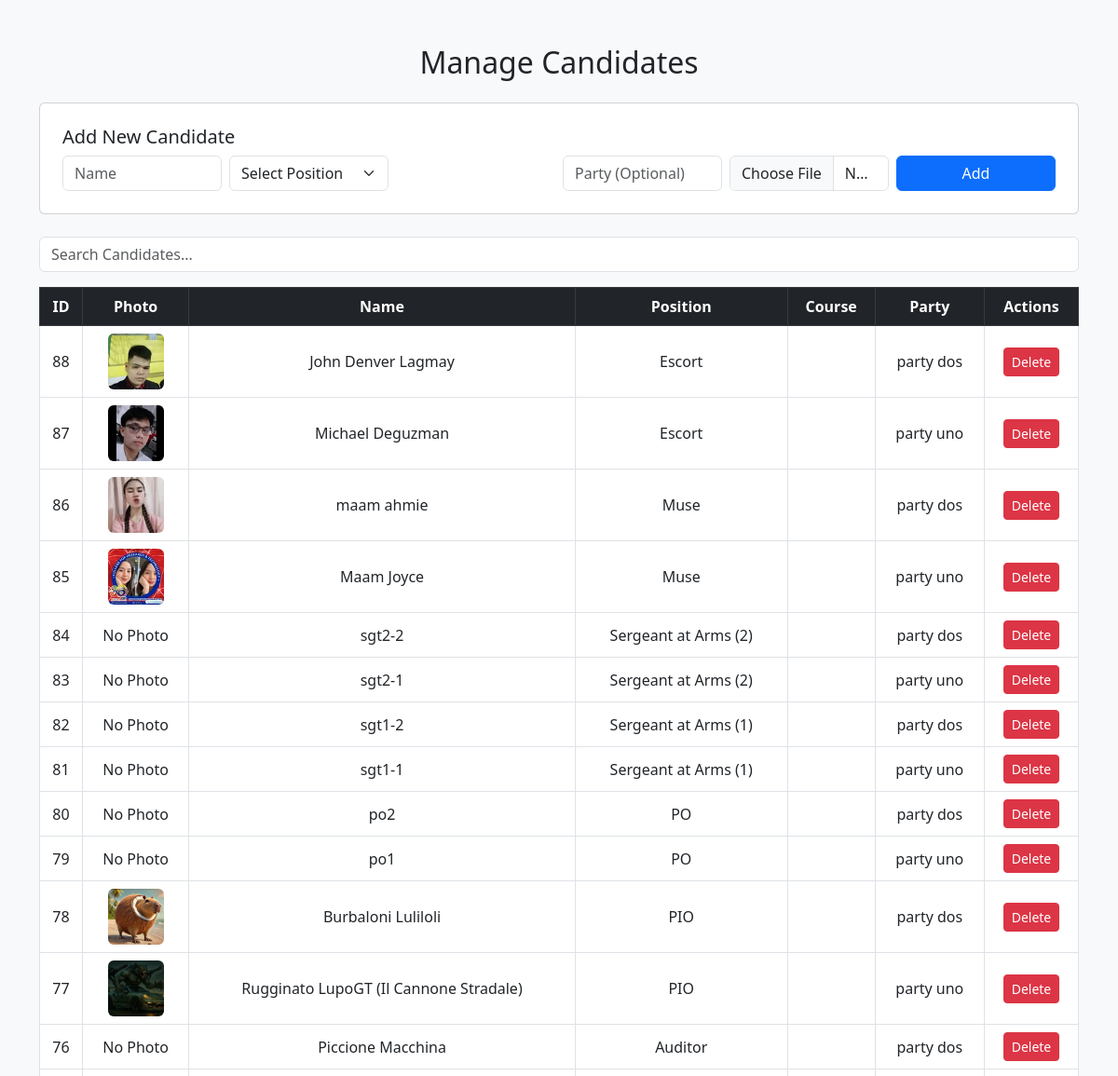
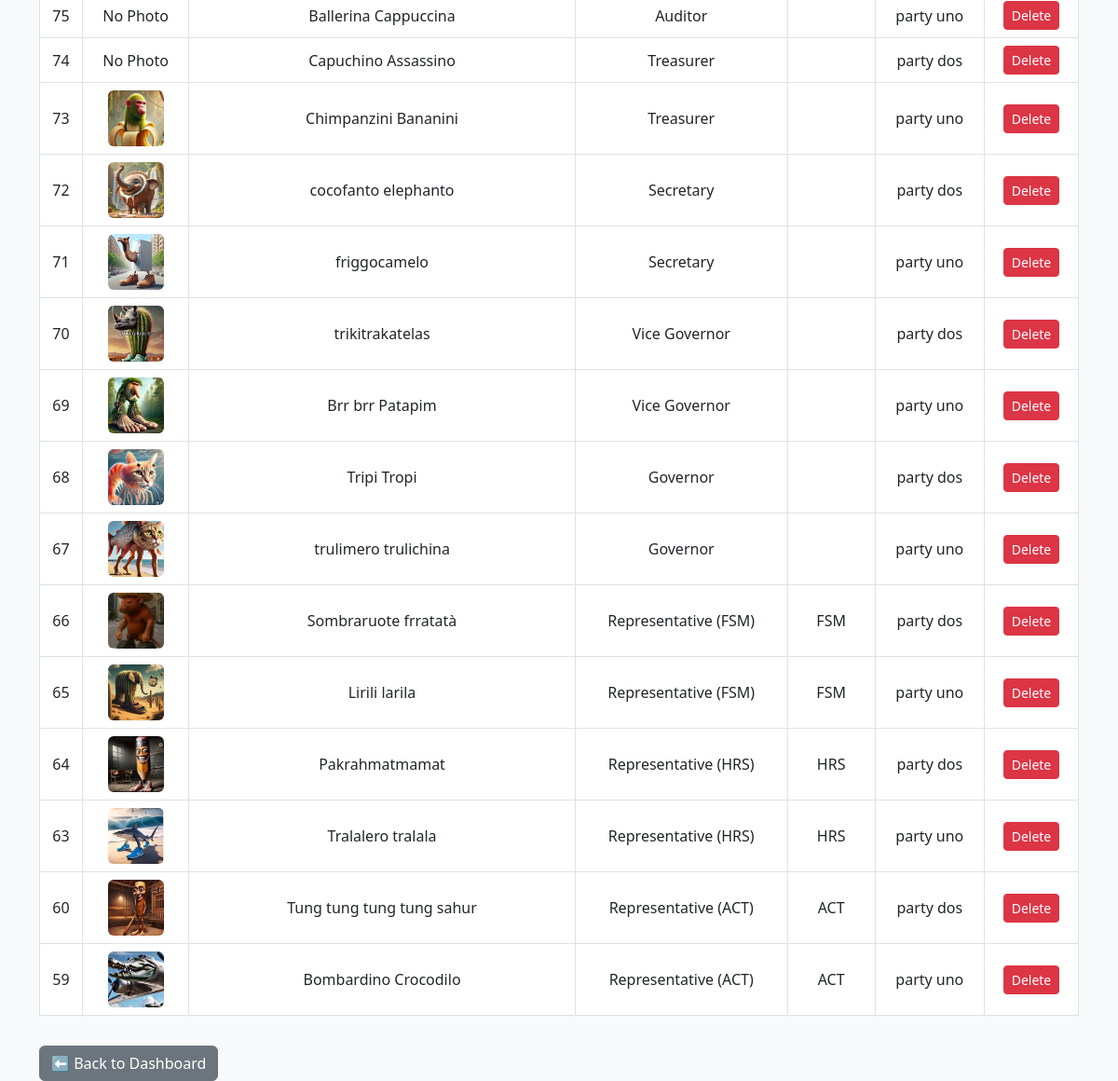
/manage_candidates.php (signed in), run on the app's committed database (2 pictures, top to bottom).
### tables this page shows
CREATE TABLE `candidates` (
  `id` int(11) NOT NULL,
  `name` varchar(100) NOT NULL,
  `position` varchar(50) NOT NULL,
  `course` enum('ACT','FSM','HRS') NOT NULL,
  `party` varchar(100) DEFAULT NULL,
  `photo` varchar(255) DEFAULT NULL
);

### manage_candidates.php (the view, shortened to what this page needs)
<?php
include 'db_connect.php';
$query = "SELECT * FROM candidates ORDER BY id DESC";
$result = $conn->query($query);
?>
<!DOCTYPE html>
<html lang="en">
<head>
    <link href="https://cdn.jsdelivr.net/npm/bootstrap@5.3.0/dist/css/bootstrap.min.css" rel="stylesheet">
</head>
<body class="bg-light">
<div class="container mt-5">
    <h2 class="text-center mb-4">Manage Candidates</h2>
    <div class="card p-4 mb-4">
        <h5>Add New Candidate</h5>
        <form method="post" enctype="multipart/form-data" class="row g-2">
            <div class="col-md-2">
                <input type="text" name="candidate_name" class="form-control" placeholder="Name" required>
            </div>
            <div class="col-md-2">
                <select name="candidate_position" id="positionSelect" class="form-select" required>
                    <option value="">Select Position</option>
                </select>
            </div>
            <div class="col-md-2">
            </div>
            <div class="col-md-2">
                <input type="text" name="candidate_party" class="form-control" placeholder="Party (Optional)">
            </div>
            <div class="col-md-2">
                <input type="file" name="candidate_photo" accept="image/*" class="form-control">
            </div>
            <div class="col-md-2">
                <button type="submit" name="add_candidate" class="btn btn-primary w-100">Add</button>
            </div>
        </form>
    </div>
    <input type="text" id="searchInput" class="form-control mb-3" placeholder="Search Candidates...">
    <div class="table-responsive">
        <table class="table table-bordered text-center align-middle">
            <thead class="table-dark">
                <tr>
                    <th>ID</th>
                    <th>Photo</th>
                    <th>Name</th>
                    <th>Position</th>
                    <th>Course</th>
                    <th>Party</th>
                    <th>Actions</th>
                </tr>
            </thead>
            <tbody id="candidateTable">
                <?php while ($row = $result->fetch_assoc()) : ?>
                    <tr>
                        <td><?= $row['id'] ?></td>
                        <td>
                            <?php if (!empty($row['photo']) && file_exists($row['photo'])) : ?>
                                <img src="<?= $row['photo'] ?>" class="candidate-photo">
                            <?php else : ?>
                                <span>No Photo</span>
                            <?php endif; ?>
                        </td>
                        <td><?= htmlspecialchars($row['name']) ?></td>
                        <td><?= htmlspecialchars($row['position']) ?></td>
                        <td><?= htmlspecialchars($row['course']) ?></td>
                        <td><?= htmlspecialchars($row['party']) ?></td>
                        <td>
                            <a href="?delete=<?= $row['id'] ?>" class="btn btn-danger btn-sm" onclick="return confirm('Delete this candidate?')">Delete</a>
                        </td>
                    </tr>
                <?php endwhile; ?>
            </tbody>
        </table>
    </div>
    <a href="admin_dashboard.php" class="btn btn-secondary mt-3">⬅ Back to Dashboard</a>
</div>
</body>
</html>

### manage_candidates.php (style rules this page uses)
.candidate-photo { width: 60px; height: 60px; object-fit: cover; border-radius: 6px; }

### data on the page
candidates: id "88", photo (picture), name "John Denver Lagmay", position "Escort", party "party dos"
candidates: id "87", photo (picture), name "Michael Deguzman", position "Escort", party "party uno"
candidates: id "86", photo (picture), name "maam ahmie", position "Muse", party "party dos"
candidates: id "85", photo (picture), name "Maam Joyce", position "Muse", party "party uno"
candidates: id "84", photo "No Photo", name "sgt2-2", position "Sergeant at Arms (2)", party "party dos"
candidates: id "83", photo "No Photo", name "sgt2-1", position "Sergeant at Arms (2)", party "party uno"
candidates: id "82", photo "No Photo", name "sgt1-2", position "Sergeant at Arms (1)", party "party dos"
candidates: id "81", photo "No Photo", name "sgt1-1", position "Sergeant at Arms (1)", party "party uno"
candidates: id "80", photo "No Photo", name "po2", position "PO", party "party dos"
candidates: id "79", photo "No Photo", name "po1", position "PO", party "party uno"
candidates: id "78", photo (picture), name "Burbaloni Luliloli", position "PIO", party "party dos"
candidates: id "77", photo (picture), name "Rugginato LupoGT (Il Cannone Stradale)", position "PIO", party "party uno"
candidates: id "76", shows "No Photo", name "Piccione Macchina", position "Auditor", party "party dos"
candidates: id "75", shows "No Photo", name "Ballerina Cappuccina", position "Auditor", party "party uno"
candidates: id "74", shows "No Photo", name "Capuchino Assassino", position "Treasurer", party "party dos"
candidates: id "73", photo (picture), name "Chimpanzini Bananini", position "Treasurer", party "party uno"
candidates: id "72", photo (picture), name "cocofanto elephanto", position "Secretary", party "party dos"
candidates: id "71", photo (picture), name "friggocamelo", position "Secretary", party "party uno"
candidates: id "70", photo (picture), name "trikitrakatelas", position "Vice Governor", party "party dos"
candidates: id "69", photo (picture), name "Brr brr Patapim", position "Vice Governor", party "party uno"
candidates: id "68", photo (picture), name "Tripi Tropi", position "Governor", party "party dos"
candidates: id "67", photo (picture), name "trulimero trulichina", position "Governor", party "party uno"
candidates: id "66", photo (picture), name "Sombraruote frratatà", position "Representative (FSM)", course "FSM", party "party dos"
candidates: id "65", photo (picture), name "Lirili larila", position "Representative (FSM)", course "FSM", party "party uno"
candidates: id "64", photo (picture), name "Pakrahmatmamat", position "Representative (HRS)", course "HRS", party "party dos"
candidates: id "63", photo (picture), name "Tralalero tralala", position "Representative (HRS)", course "HRS", party "party uno"
candidates: id "60", photo (picture), name "Tung tung tung tung sahur", position "Representative (ACT)", course "ACT", party "party dos"
candidates: id "59", photo (picture), name "Bombardino Crocodilo", position "Representative (ACT)", course "ACT", party "party uno"
